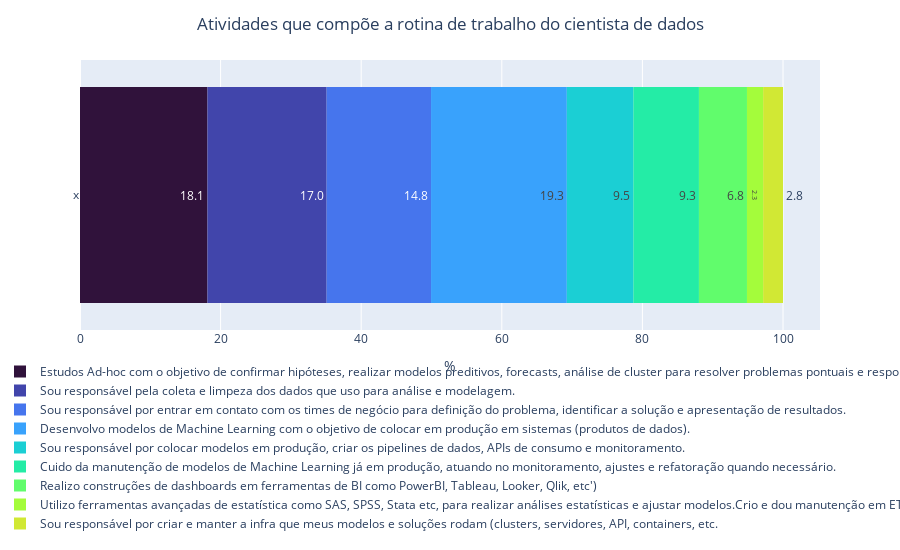

The notebook cell saved with this chart:
### Code cell
fig =px.histogram(atv, y='x', color="index", x=0, barnorm='percent',text_auto='.01f', color_discrete_sequence= px.colors.sequential.Turbo, barmode='relative',labels={"index":"","x":"", "x":""}, height=550)
fig.update_layout(title={"text": "Atividades que compõe a rotina de trabalho do cientista de dados", "x": 0.5}, xaxis_title="%")
#fig.update_traces(width=30)
fig.update_layout(legend_orientation='h')

fig.show()

### Figure 1 — Plotly figure (JSON) as saved in the notebook; plotly's stock layout.template omitted (floating-point values rounded to 4 significant figures)
{"data": [{"alignmentgroup": "True", "bingroup": "y", "histfunc": "sum", "hovertemplate": "=%{y}<br>sum of 0 (normalized as percent)=%{x}<extra></extra>", "legendgroup": "Estudos Ad-hoc com o objetivo de confirmar hipóteses, realizar modelos preditivos, forecasts, análise de cluster para resolver problemas pontuais e responder perguntas das áreas de negócio.", "marker": {"color": "#30123b", "pattern": {"shape": ""}}, "name": "Estudos Ad-hoc com o objetivo de confirmar hipóteses, realizar modelos preditivos, forecasts, análise de cluster para resolver problemas pontuais e responder perguntas das áreas de negócio.", "offsetgroup": "Estudos Ad-hoc com o objetivo de confirmar hipóteses, realizar modelos preditivos, forecasts, análise de cluster para resolver problemas pontuais e responder perguntas das áreas de negócio.", "orientation": "h", "showlegend": true, "texttemplate": "%{value:.01f}", "type": "histogram", "x": [276], "xaxis": "x", "y": ["x"], "yaxis": "y"}, {"alignmentgroup": "True", "bingroup": "y", "histfunc": "sum", "hovertemplate": "=%{y}<br>sum of 0 (normalized as percent)=%{x}<extra></extra>", "legendgroup": "Sou responsável pela coleta e limpeza dos dados que uso para análise e modelagem.", "marker": {"color": "#4145ab", "pattern": {"shape": ""}}, "name": "Sou responsável pela coleta e limpeza dos dados que uso para análise e modelagem.", "offsetgroup": "Sou responsável pela coleta e limpeza dos dados que uso para análise e modelagem.", "orientation": "h", "showlegend": true, "texttemplate": "%{value:.01f}", "type": "histogram", "x": [258], "xaxis": "x", "y": ["x"], "yaxis": "y"}, {"alignmentgroup": "True", "bingroup": "y", "histfunc": "sum", "hovertemplate": "=%{y}<br>sum of 0 (normalized as percent)=%{x}<extra></extra>", "legendgroup": "Sou responsável por entrar em contato com os times de negócio para definição do problema, identificar a solução e apresentação de resultados.", "marker": {"color": "#4675ed", "pattern": {"shape": ""}}, "name": "Sou responsável por entrar em contato com os times de negócio para definição do problema, identificar a solução e apresentação de resultados.", "offsetgroup": "Sou responsável por entrar em contato com os times de negócio para definição do problema, identificar a solução e apresentação de resultados.", "orientation": "h", "showlegend": true, "texttemplate": "%{value:.01f}", "type": "histogram", "x": [226], "xaxis": "x", "y": ["x"], "yaxis": "y"}, {"alignmentgroup": "True", "bingroup": "y", "histfunc": "sum", "hovertemplate": "=%{y}<br>sum of 0 (normalized as percent)=%{x}<extra></extra>", "legendgroup": "Desenvolvo modelos de Machine Learning com o objetivo de colocar em produção em sistemas (produtos de dados).", "marker": {"color": "#39a2fc", "pattern": {"shape": ""}}, "name": "Desenvolvo modelos de Machine Learning com o objetivo de colocar em produção em sistemas (produtos de dados).", "offsetgroup": "Desenvolvo modelos de Machine Learning com o objetivo de colocar em produção em sistemas (produtos de dados).", "orientation": "h", "showlegend": true, "texttemplate": "%{value:.01f}", "type": "histogram", "x": [294], "xaxis": "x", "y": ["x"], "yaxis": "y"}, {"alignmentgroup": "True", "bingroup": "y", "histfunc": "sum", "hovertemplate": "=%{y}<br>sum of 0 (normalized as percent)=%{x}<extra></extra>", "legendgroup": "Sou responsável por colocar modelos em produção, criar os pipelines de dados, APIs de consumo e monitoramento.", "marker": {"color": "#1bcfd4", "pattern": {"shape": ""}}, "name": "Sou responsável por colocar modelos em produção, criar os pipelines de dados, APIs de consumo e monitoramento.", "offsetgroup": "Sou responsável por colocar modelos em produção, criar os pipelines de dados, APIs de consumo e monitoramento.", "orientation": "h", "showlegend": true, "texttemplate": "%{value:.01f}", "type": "histogram", "x": [144], "xaxis": "x", "y": ["x"], "yaxis": "y"}, {"alignmentgroup": "True", "bingroup": "y", "histfunc": "sum", "hovertemplate": "=%{y}<br>sum of 0 (normalized as percent)=%{x}<extra></extra>", "legendgroup": "Cuido da manutenção de modelos de Machine Learning já em produção, atuando no monitoramento, ajustes e refatoração quando necessário.", "marker": {"color": "#24eca6", "pattern": {"shape": ""}}, "name": "Cuido da manutenção de modelos de Machine Learning já em produção, atuando no monitoramento, ajustes e refatoração quando necessário.", "offsetgroup": "Cuido da manutenção de modelos de Machine Learning já em produção, atuando no monitoramento, ajustes e refatoração quando necessário.", "orientation": "h", "showlegend": true, "texttemplate": "%{value:.01f}", "type": "histogram", "x": [142], "xaxis": "x", "y": ["x"], "yaxis": "y"}, {"alignmentgroup": "True", "bingroup": "y", "histfunc": "sum", "hovertemplate": "=%{y}<br>sum of 0 (normalized as percent)=%{x}<extra></extra>", "legendgroup": "Realizo construções de dashboards em ferramentas de BI como PowerBI, Tableau, Looker, Qlik, etc')", "marker": {"color": "#61fc6c", "pattern": {"shape": ""}}, "name": "Realizo construções de dashboards em ferramentas de BI como PowerBI, Tableau, Looker, Qlik, etc')", "offsetgroup": "Realizo construções de dashboards em ferramentas de BI como PowerBI, Tableau, Looker, Qlik, etc')", "orientation": "h", "showlegend": true, "texttemplate": "%{value:.01f}", "type": "histogram", "x": [104], "xaxis": "x", "y": ["x"], "yaxis": "y"}, {"alignmentgroup": "True", "bingroup": "y", "histfunc": "sum", "hovertemplate": "=%{y}<br>sum of 0 (normalized as percent)=%{x}<extra></extra>", "legendgroup": "Utilizo ferramentas avançadas de estatística como SAS, SPSS, Stata etc, para realizar análises estatísticas e ajustar modelos.Crio e dou manutenção em ETLs, DAGs e automações de pipelines de dados.", "marker": {"color": "#a4fc3b", "pattern": {"shape": ""}}, "name": "Utilizo ferramentas avançadas de estatística como SAS, SPSS, Stata etc, para realizar análises estatísticas e ajustar modelos.Crio e dou manutenção em ETLs, DAGs e automações de pipelines de dados.", "offsetgroup": "Utilizo ferramentas avançadas de estatística como SAS, SPSS, Stata etc, para realizar análises estatísticas e ajustar modelos.Crio e dou manutenção em ETLs, DAGs e automações de pipelines de dados.", "orientation": "h", "showlegend": true, "texttemplate": "%{value:.01f}", "type": "histogram", "x": [35], "xaxis": "x", "y": ["x"], "yaxis": "y"}, {"alignmentgroup": "True", "bingroup": "y", "histfunc": "sum", "hovertemplate": "=%{y}<br>sum of 0 (normalized as percent)=%{x}<extra></extra>", "legendgroup": "Sou responsável por criar e manter a infra que meus modelos e soluções rodam (clusters, servidores, API, containers, etc.", "marker": {"color": "#d1e834", "pattern": {"shape": ""}}, "name": "Sou responsável por criar e manter a infra que meus modelos e soluções rodam (clusters, servidores, API, containers, etc.", "offsetgroup": "Sou responsável por criar e manter a infra que meus modelos e soluções rodam (clusters, servidores, API, containers, etc.", "orientation": "h", "showlegend": true, "texttemplate": "%{value:.01f}", "type": "histogram", "x": [43], "xaxis": "x", "y": ["x"], "yaxis": "y"}], "layout": {"barmode": "relative", "barnorm": "percent", "height": 550, "legend": {"orientation": "h", "title": {"text": ""}, "tracegroupgap": 0}, "margin": {"t": 60}, "title": {"text": "Atividades que compõe a rotina de trabalho do cientista de dados", "x": 0.5}, "xaxis": {"anchor": "y", "domain": [0, 1], "title": {"text": "%"}}, "yaxis": {"anchor": "x", "domain": [0, 1], "title": {"text": ""}}}}
